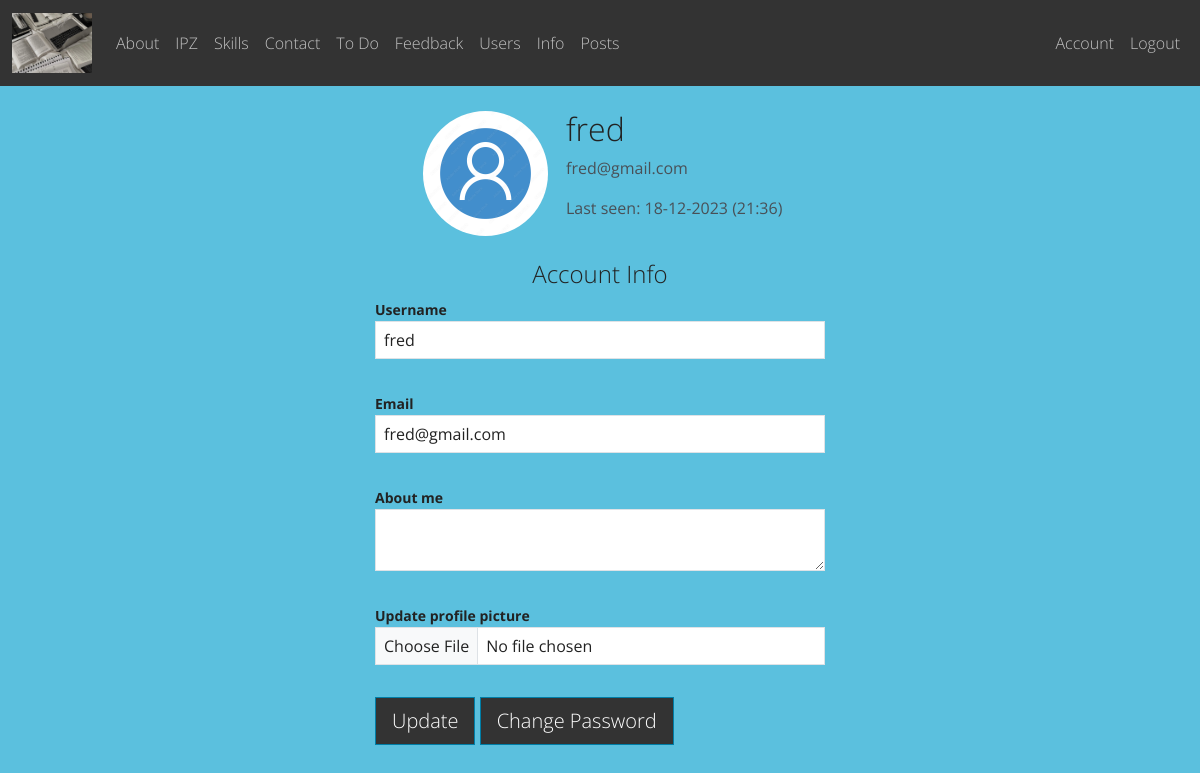
The page /auth/account (signed in) on the database its author committed.
### app/auth/models.py (models this page shows, shortened)
class User(db.Model, UserMixin):
    id = db.Column(db.Integer, primary_key=True)
    username = db.Column(db.String(20), unique=True, nullable=False)
    email = db.Column(db.String(120), unique=True, nullable=False)
    image_file = db.Column(db.String(20), nullable=False, default='default.jpg')
    password_hash = db.Column(db.String(128), nullable=False)
    about_me = db.Column(db.String(500))
    last_seen = db.Column(db.DateTime, default=datetime.now())
    post = db.relationship('Post', backref='user')
    @property
    def password(self):
        return AttributeError('Password is not a readable attribute.')

### app/auth/views.py (the view)
@auth.route('/account', methods=['GET', 'POST'])
@login_required
def account():
    form = UpdateAccountForm()
    if form.validate_on_submit():
        if form.picture.data:
            picture_file = save_picture(form.picture.data)
            current_user.image_file = picture_file
        current_user.username = form.username.data
        current_user.email = form.email.data
        current_user.about_me = form.about_me.data
        db.session.commit()
        flash('Your account has been updated!', category='success')
        return redirect(url_for('auth.account'))
    elif request.method == 'GET':
        form.username.data = current_user.username
        form.email.data = current_user.email
        form.about_me.data = current_user.about_me
    image_file = url_for('static', filename='profile_pics/' + current_user.image_file)
    return render_template('account.html', title='Account', image_file=image_file, form=form)

### app/auth/forms.py (shortened to what this page needs)
class UpdateAccountForm(FlaskForm):
    username = StringField('Username', validators=[DataRequired(), Length(min=4, max=14),
                                                   Regexp('^[A-Za-z][A-Za-z0-9_.]*$', 0,
                                                          'Username must have only '
                                                          'letters, numbers, dots or underscores')])
    email = StringField('Email', validators=[DataRequired(), Email()])
    about_me = TextAreaField('About me')
    picture = FileField('Update profile picture', validators=[FileAllowed(["jpg", "png"])])
    submit = SubmitField('Update')

### app/auth/models.py (called while the page is built)
@login_manager.user_loader
def user_loader(user_id):
    return User.query.get(int(user_id))

### app/auth/views.py (called while the page is built)
@auth.after_request
def after_request(response):
    if current_user:
        current_user.last_seen = datetime.now()
        try:
            db.session.commit()
        except:
            flash('Error while update user last seen!', 'danger')
    return response

### app/auth/templates/auth/account.html (shortened to what this page needs)
{% extends "base.html" %}
{% from "render_field.html" import render_field %}
{% block content %}
<div class="content-section" style="max-width: 450px; margin: auto;">
    <div class="media mt-4" style="display: flex; align-items: center;">
        <img class="rounded-circle account-img ms-5 mx-2" src="{{ image_file }}" height="125px" width="125px">
        <div class="media-body" style="margin-left: 10px;">
            <h2 class="account-heading">{{ current_user.username }}</h2>
            <p class="text-secondary">{{ current_user.email }}</p>
            <p class="text-secondary">Last seen: {{ current_user.last_seen.strftime('%d-%m-%Y (%H:%M)') }}</p>
        </div>
    </div>
    <div class="content-section">
        <h4 class="mt-4 text-center">Account Info</h4>
        <form action={{url_for("auth.account")}} method="post" enctype="multipart/form-data" novalidate>
            {{ render_field(form.username, class="form-control") }}
            {{ render_field(form.email, class="form-control") }}
            {{ render_field(form.about_me, class="form-control") }}
            {{ render_field(form.picture, class="form-control") }}
            {{ form.submit(class="btn btn-primary btn-lg bg-dark") }}
            <a href="{{ url_for('auth.reset_password') }}" class="btn btn-primary btn-lg bg-dark">Change Password</a>
        </form>
    </div>
</div>
{% endblock %}

### app/templates/render_field.html
{% macro render_field(field) %}
<dt>{{ field.label }}</dt>
{% if field.errors %}
<dd>{{ field(style="background-color: #FCC7C3;", **kwargs) | safe }}</dd>
<div>
    {% for error in field.errors %}
    {{ error }}
    <br><br>
    {% endfor %}
</div>
{% else %}
<dd>{{ field(**kwargs) | safe }}</dd>
<br>
{% endif %}
{% endmacro %}

### rows shown on the page
User: username "fred", email "fred@gmail.com", last_seen "18-12-2023 (21:36)"

### other values the page prints
{{ name }} "About" "IPZ" "Skills" "Contact" "To Do" "Feedback" "Users" "Info" "Posts"
{{ field.label }} "Username Email About me Update profile picture"
